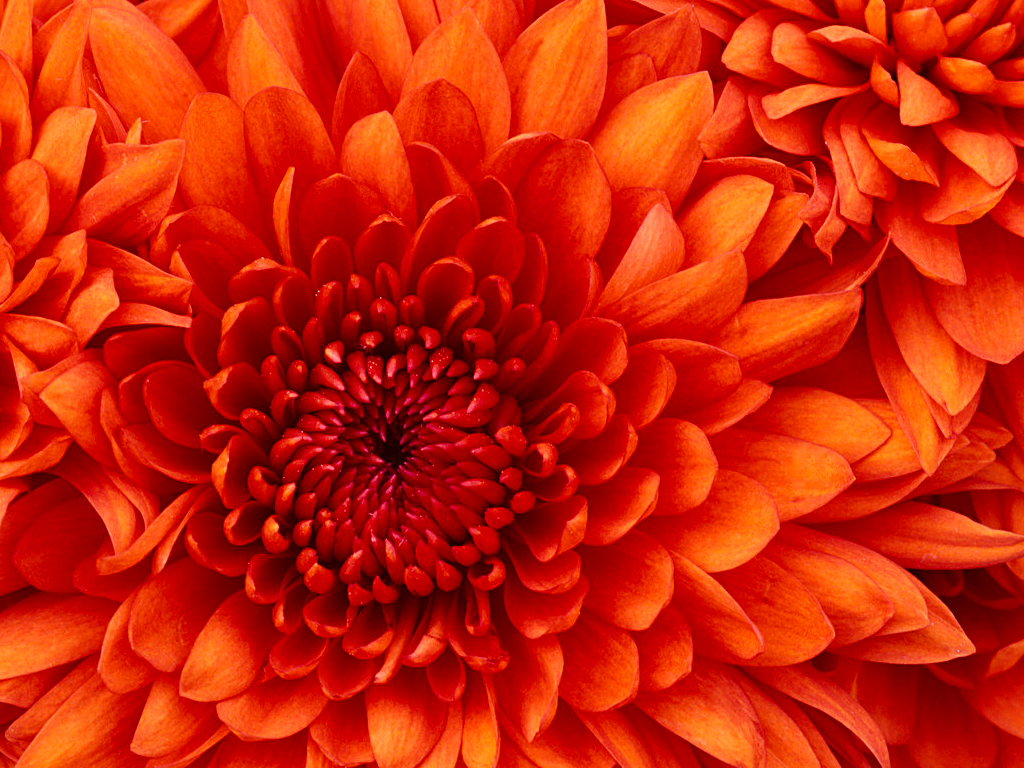
%> input picture 6th_sem/souptik_codes/matlabprograms/day 4/C.jpg, 1024 x 768 px
$ octave splitimage.m   (GNU Octave 9; MATLAB toolbox functions it lacks are replaced by stand-ins)
%> lines starting %> are read from the running program, lines starting %| are printed output that depends on the picture
clc;
clear all;
close all;
file1=input('\n enter input image file name','s');
%> the answer given: C.jpg
file2=input('\n enter output image file 1 name','s');
%> the answer given: out.png
file3=input('\n enter output image file 2 name','s');
%> the answer given: out.png
x=imread(file1);
%> x is the input picture: size 768x1024x3 uint8; mean R, G, B 203.1, 35.5, 9.2
[r,c,d]=size(x);
%> r = 768; c = 1024; d = 3
r1=fix(r/2);
%> r1 = 384
y1(1:r1,1:c,1:d)=x(1:r1,1:c,1:d);
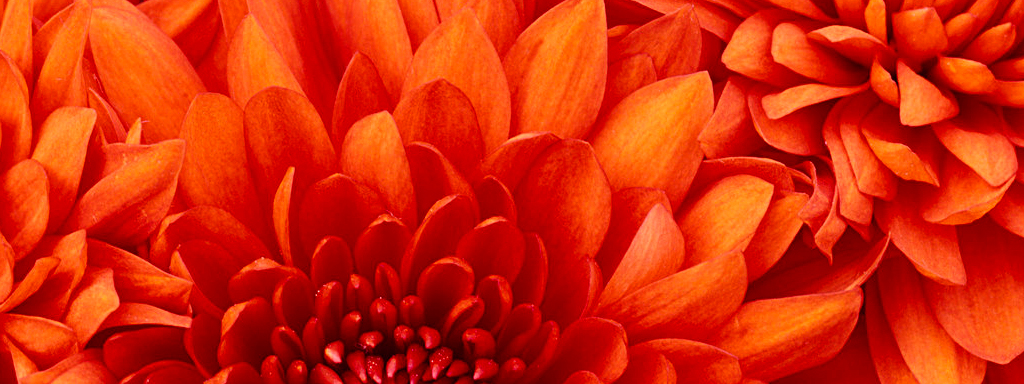
%> y1: size 384x1024x3 uint8; mean R, G, B 212.8, 41.9, 10.4
y2(1:r-r1,1:c,1:d)=x(r1+1:r,1:c,1:d);
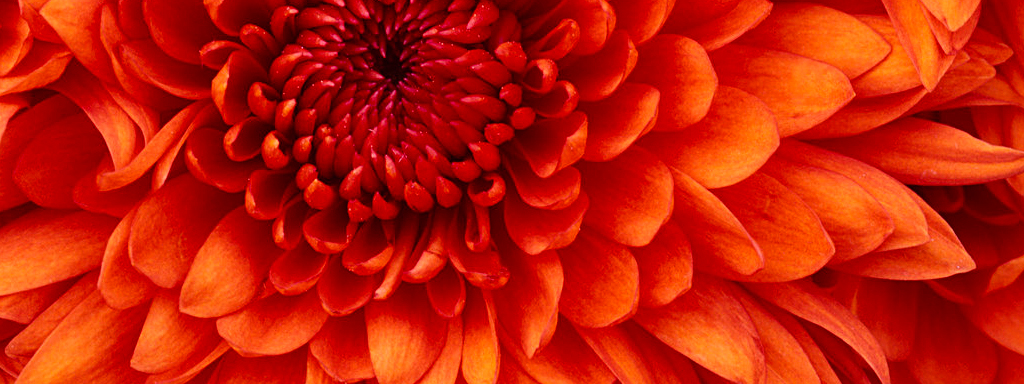
%> y2: size 384x1024x3 uint8; mean R, G, B 193.5, 29.1, 8.1
imwrite(y1,file2);
imwrite(y2,file3);
imshow(y1);

$ run again, on 6th_sem/souptik_codes/matlabprograms/day 4/C2.jpg
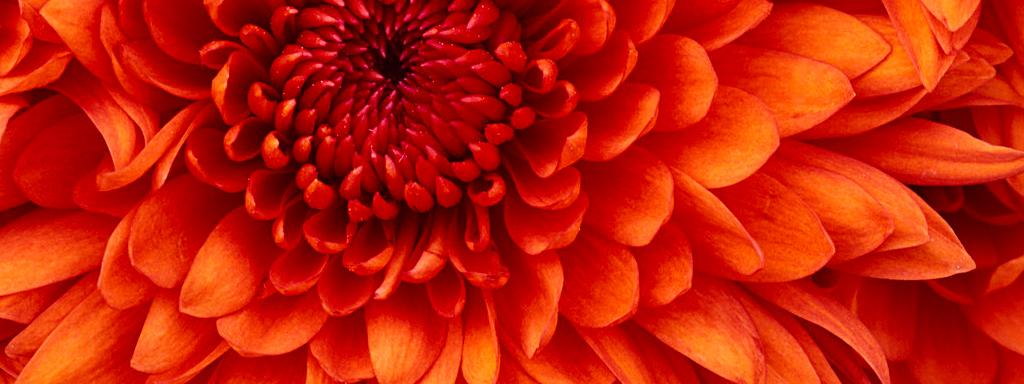
%> input picture 6th_sem/souptik_codes/matlabprograms/day 4/C2.jpg, 1024 x 384 px
%> x is the input picture: size 384x1024x3 uint8; mean R, G, B 193.1, 29.7, 9.3
%> `y1(1:r1,1:c,1:d)=x(1:r1,1:c,1:d);`:
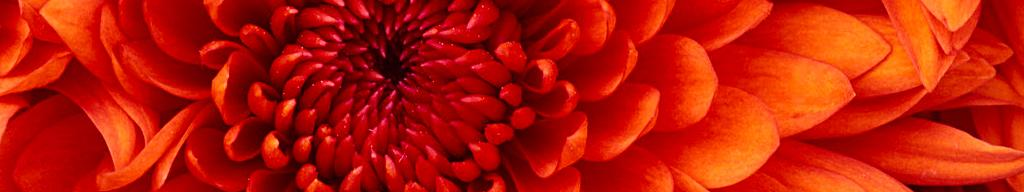
%> y1: size 192x1024x3 uint8; mean R, G, B 185.2, 25.7, 8.7
%> `y2(1:r-r1,1:c,1:d)=x(r1+1:r,1:c,1:d);`:
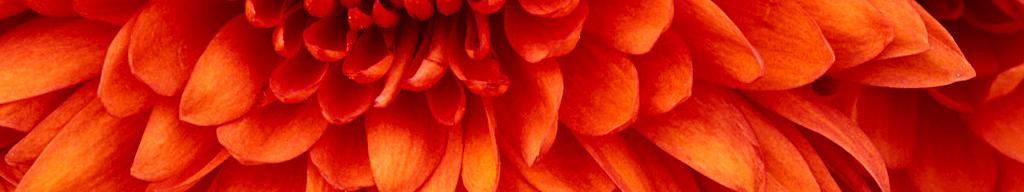
%> y2: size 192x1024x3 uint8; mean R, G, B 201, 33.7, 9.8

$ run again, on 6th_sem/souptik_codes/matlabprograms/day 4/CC.jpg
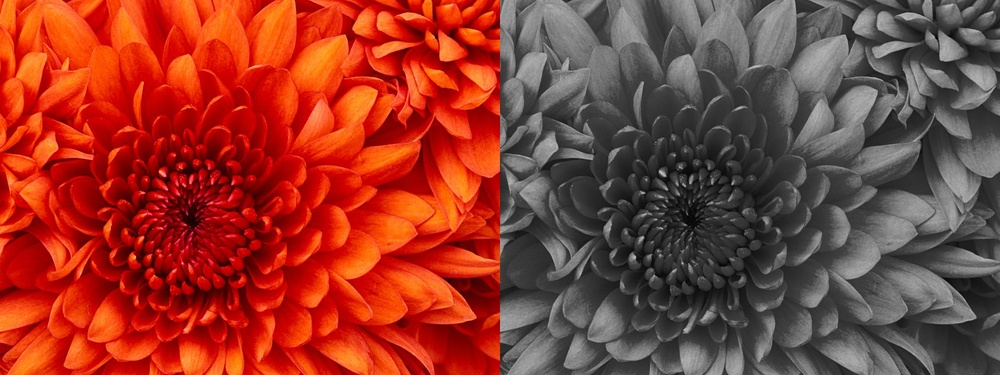
%> input picture 6th_sem/souptik_codes/matlabprograms/day 4/CC.jpg, 1000 x 375 px, shrunk from 2048 x 768 before the run
%> x is the input picture: size 375x1000x3 uint8; mean R, G, B 142.4, 59.5, 46.9
%> `y1(1:r1,1:c,1:d)=x(1:r1,1:c,1:d);`:
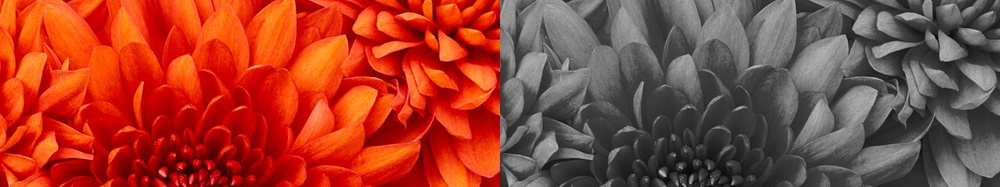
%> y1: size 187x1000x3 uint8; mean R, G, B 150.6, 66, 50.9
%> `y2(1:r-r1,1:c,1:d)=x(r1+1:r,1:c,1:d);`:
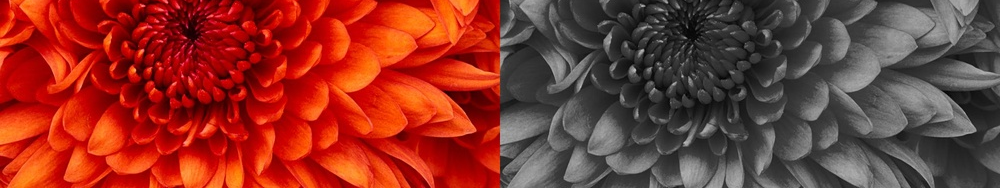
%> y2: size 188x1000x3 uint8; mean R, G, B 134.3, 53, 42.9

$ run again, on 6th_sem/souptik_codes/matlabprograms/day 4/R1.jpg
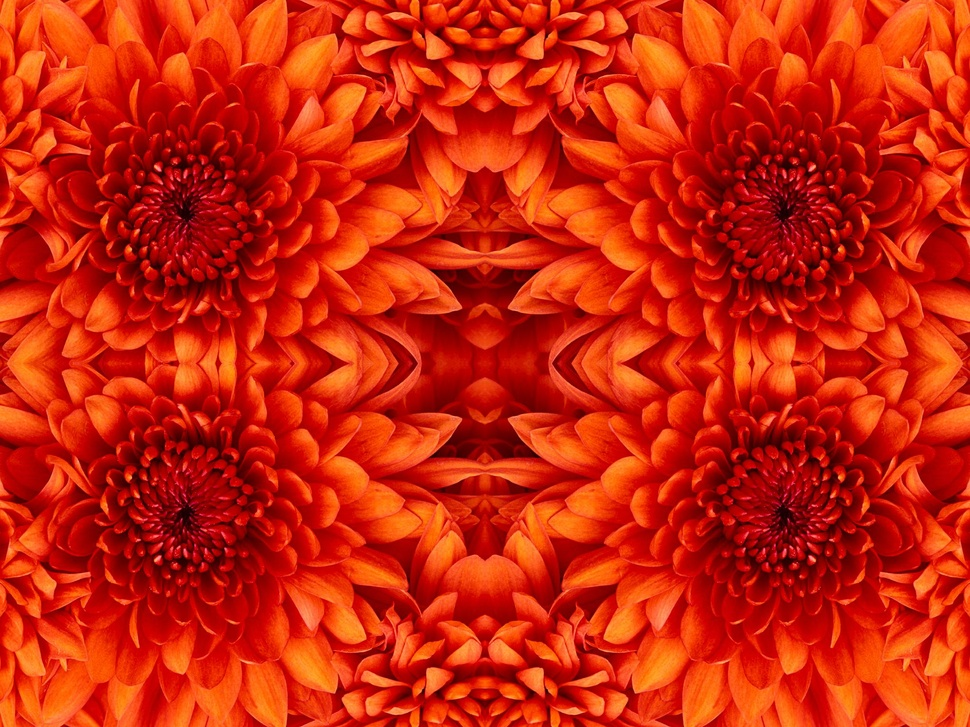
%> input picture 6th_sem/souptik_codes/matlabprograms/day 4/R1.jpg, 970 x 727 px, shrunk from 2048 x 1536 before the run
%> x is the input picture: size 727x970x3 uint8; mean R, G, B 202.3, 36.4, 11.3
%> `y1(1:r1,1:c,1:d)=x(1:r1,1:c,1:d);`:
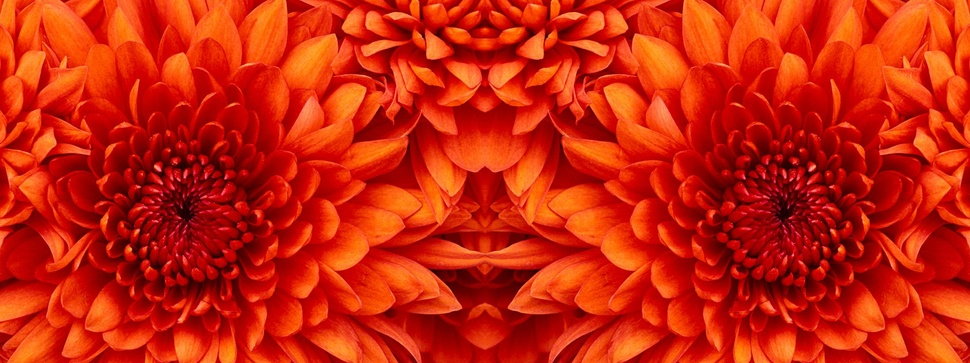
%> y1: size 363x970x3 uint8; mean R, G, B 202.3, 36.4, 11.3
%> `y2(1:r-r1,1:c,1:d)=x(r1+1:r,1:c,1:d);`:
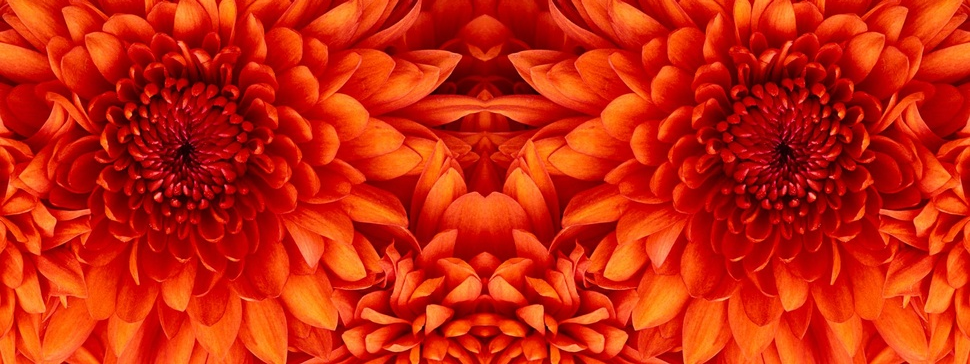
%> y2: size 364x970x3 uint8; mean R, G, B 202.3, 36.4, 11.3
